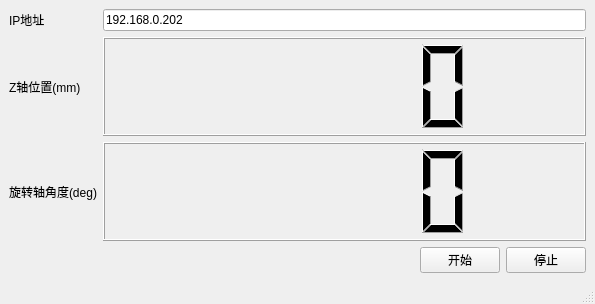
<?xml version="1.0" encoding="UTF-8"?>
<ui version="4.0">
 <class>MainWindow</class>
 <widget class="QMainWindow" name="MainWindow">
  <property name="geometry">
   <rect>
    <x>0</x>
    <y>0</y>
    <width>595</width>
    <height>304</height>
   </rect>
  </property>
  <property name="windowTitle">
   <string>MainWindow</string>
  </property>
  <widget class="QWidget" name="centralwidget">
   <layout class="QGridLayout" name="gridLayout">
    <item row="1" column="1">
     <widget class="QLineEdit" name="lineEdit_3">
      <property name="text">
       <string>192.168.0.202</string>
      </property>
     </widget>
    </item>
    <item row="2" column="0">
     <widget class="QLabel" name="label">
      <property name="text">
       <string>Z轴位置(mm)</string>
      </property>
     </widget>
    </item>
    <item row="2" column="1">
     <widget class="QLCDNumber" name="lcdNumber"/>
    </item>
    <item row="3" column="0">
     <widget class="QLabel" name="label_2">
      <property name="text">
       <string>旋转轴角度(deg)</string>
      </property>
     </widget>
    </item>
    <item row="3" column="1">
     <widget class="QLCDNumber" name="lcdNumber_2"/>
    </item>
    <item row="4" column="0" colspan="2">
     <layout class="QHBoxLayout" name="horizontalLayout">
      <item>
       <widget class="QWidget" name="widget" native="true">
        <property name="minimumSize">
         <size>
          <width>80</width>
          <height>0</height>
         </size>
        </property>
       </widget>
      </item>
      <item>
       <spacer name="horizontalSpacer">
        <property name="orientation">
         <enum>Qt::Horizontal</enum>
        </property>
        <property name="sizeHint" stdset="0">
         <size>
          <width>40</width>
          <height>20</height>
         </size>
        </property>
       </spacer>
      </item>
      <item>
       <widget class="QPushButton" name="pushButton">
        <property name="text">
         <string>开始</string>
        </property>
       </widget>
      </item>
      <item>
       <widget class="QPushButton" name="pushButton_2">
        <property name="text">
         <string>停止</string>
        </property>
       </widget>
      </item>
     </layout>
    </item>
    <item row="1" column="0">
     <widget class="QLabel" name="label_3">
      <property name="text">
       <string>IP地址</string>
      </property>
     </widget>
    </item>
   </layout>
  </widget>
  <widget class="QMenuBar" name="menubar">
   <property name="geometry">
    <rect>
     <x>0</x>
     <y>0</y>
     <width>595</width>
     <height>26</height>
    </rect>
   </property>
  </widget>
  <widget class="QStatusBar" name="statusbar"/>
 </widget>
 <resources/>
 <connections/>
</ui>
